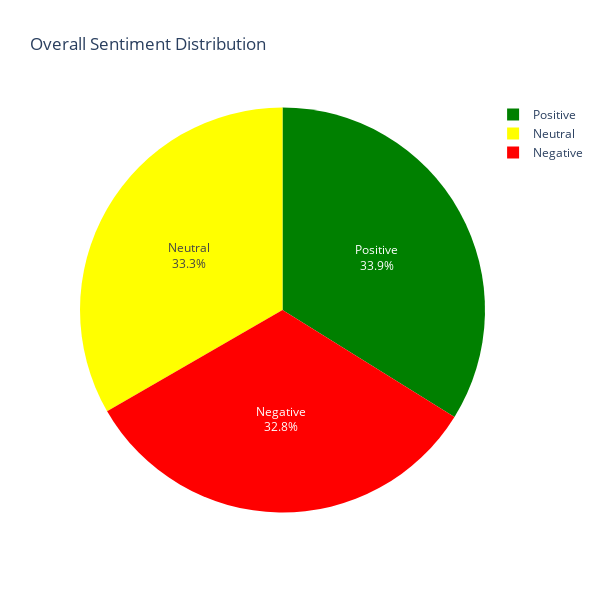

Here is the notebook cell this chart was saved with:
### Markdown cell above
# I want to make a Pie Graph

### Code cell
sentiment_counts = data['Sentiment'].value_counts().reset_index()
sentiment_counts.columns = ['Sentiment', 'Count']

# Create pie chart
fig = px.pie(
    sentiment_counts,
    names='Sentiment',
    values='Count',
    title='Overall Sentiment Distribution',
    color='Sentiment',
    color_discrete_map={
        'Positive': 'green',
        'Neutral': 'yellow',
        'Negative': 'red'
    }
)

fig.update_traces(textinfo='percent+label')
fig.update_layout(width=600, height=600)
fig.show()

### Figure 1 — Plotly figure (JSON) as saved in the notebook; plotly's stock layout.template omitted (floating-point values rounded to 4 significant figures)
{"data": [{"customdata": [["Positive"], ["Neutral"], ["Negative"]], "domain": {"x": [0, 1], "y": [0, 1]}, "hovertemplate": "Sentiment=%{customdata[0]}<br>Count=%{value}<extra></extra>", "labels": ["Positive", "Neutral", "Negative"], "legendgroup": "", "marker": {"colors": ["green", "yellow", "red"]}, "name": "", "showlegend": true, "textinfo": "percent+label", "type": "pie", "values": [1996, 1965, 1935]}], "layout": {"height": 600, "legend": {"tracegroupgap": 0}, "title": {"text": "Overall Sentiment Distribution"}, "width": 600}}
